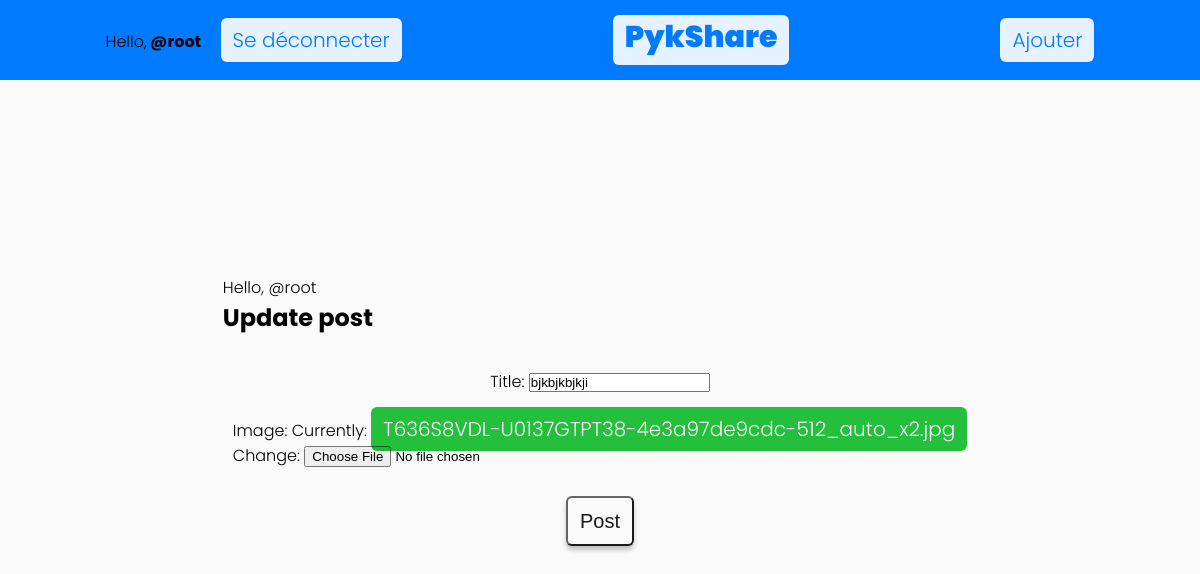
Page /post/edit/1 (signed in) on the earlier database version.
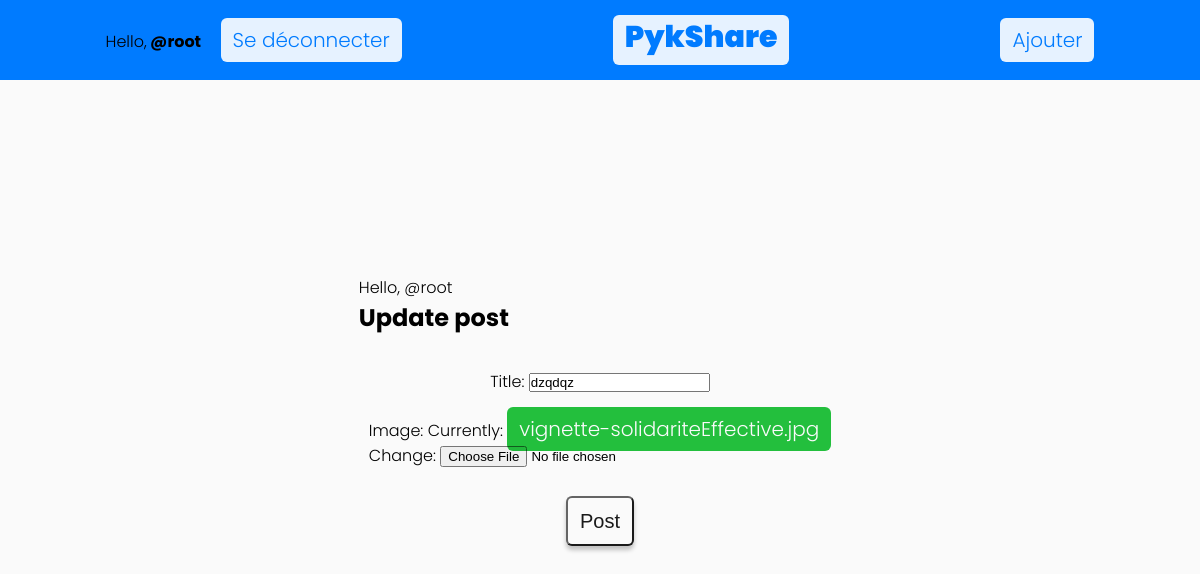
Same page on the later database version.
### app/models.py (models this page shows, shortened)
class Post(models.Model):
    title = models.CharField(max_length=200)
    image = models.ImageField(default='')
    author = models.ForeignKey(User, on_delete=models.CASCADE)
    uploaded_at = models.DateField(auto_now_add=True)
    date = models.DateTimeField(auto_now_add=True)
    likes = models.ManyToManyField(User, related_name="likes")

### app/views.py (the view)
# urls.py: path('post/edit/<int:pk>', PostUpdate.as_view(), name='updatepost'),
@method_decorator(login_required, name='dispatch')
class PostUpdate(UpdateView):
    model = Post
    template_name = 'app/update_post.html'
    success_url = reverse_lazy('feed')
    fields = ['title', 'image']

### templates/app/update_post.html (shortened to what this page needs)
{% extends 'app/base.html' %}
{% block content %}
    {% if user.is_authenticated %}
            <span>Hello, @{{ request.user }}</span>
        <h1>Update post</h1><br>
        <div class="add-section">
            <form class="add-section" method="POST" enctype="multipart/form-data">
                {{ form.as_p }}
                <input class="input" type="submit" value="Post">
            </form>
        </div>
    {% else %}
        <h1>NOT ALLOWED</h1>
    {% endif %}
{% endblock %}

Differences in the rows shown:
changed Post: title "bjkbjkbjkji" → "dzqdqz"
Other differences:
text no longer shown: "Title: Image: Currently: T636S8VDL-U0137GTPT38-4e3a97de9cdc-512_auto_x2.jpg Change:"
text now shown: "Title: Image: Currently: vignette-solidariteEffective.jpg Change:"
